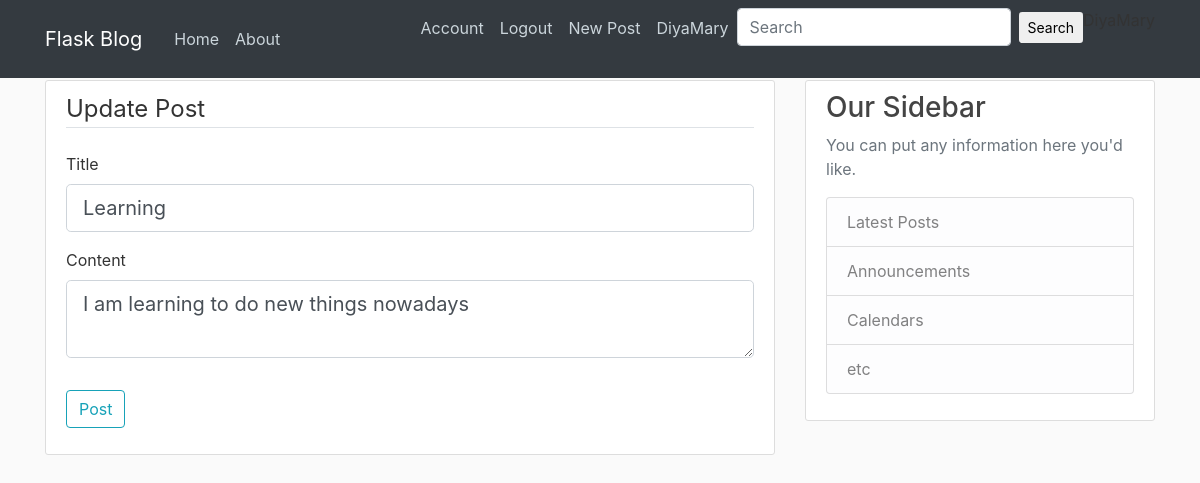
The page /post/6/update (signed in) on the database as committed earlier.
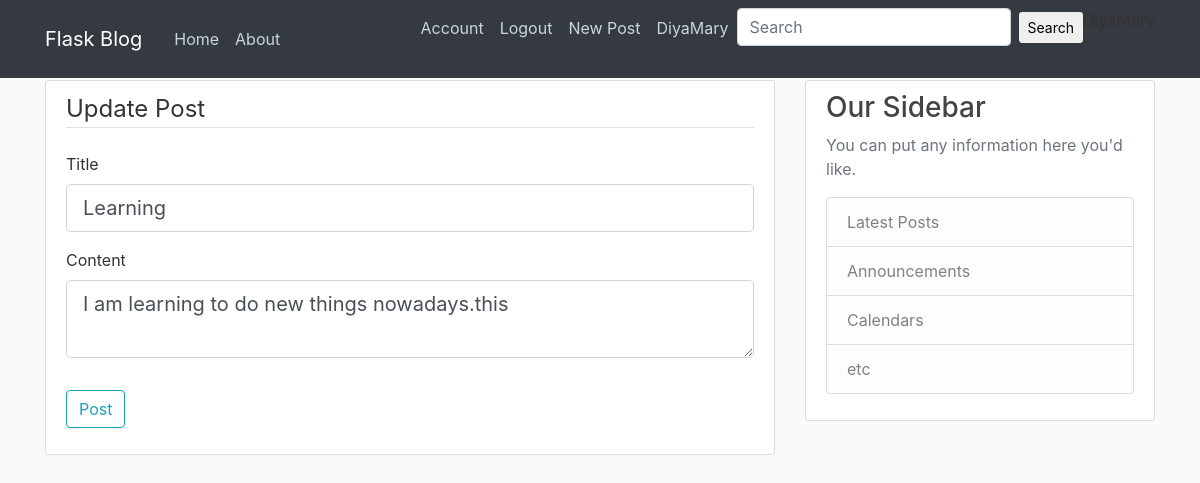
The same page on the database as committed later.
### flaskblog/models.py (models this page shows, shortened)
class Post(db.Model):
    id = db.Column(db.Integer, primary_key=True)
    title = db.Column(db.String(100), nullable=False)
    date_posted = db.Column(db.DateTime, nullable=False, default=datetime.utcnow)
    content = db.Column(db.Text, nullable=False)
    user_id = db.Column(db.Integer, db.ForeignKey('user.id'), nullable=False)

### flaskblog/routes.py (the view, shortened to what this page needs)
@app.route('/post/<int:post_id>/update',methods=['GET','POST'])
@login_required
def update_post(post_id):
    post = Post.query.get_or_404(post_id)
    if current_user != post.author:
        abort(403)
    form = PostForm()
    form.title.data = post.title
    form.content.data = post.content
    return render_template('create_post.html', title="Update Post",
                           form=form, legend='Update Post')

### flaskblog/forms.py
class PostForm(FlaskForm):
    title = StringField('Title', validators=[DataRequired()])
    content = TextAreaField('Content', validators=[DataRequired()])
    submit = SubmitField('Post')

### flaskblog/models.py (called while the page is built)
@login_manager.user_loader
def load_user(user_id):
    return User.query.get(int(user_id))

### flaskblog/templates/create_post.html (shortened to what this page needs)
{% extends "layout.html" %}
{% block content%}
<div class="content-section">
    <form action="" method="POST" >
        <fieldset class="form-group">
            <legend class="border-bottom mb-4">{{ legend }} </legend>
            <div class="form-group">
                {{form.title.label(class="form-control-label")}}
                {% if form.title.errors %}
                    {{form.title(class="form-control form-control-lg is-invalid")}}
                    <div class="invalid-feedback">
                        {% for error in form.title.errors %}
                            <span>{{ error }}</span>
                        {% endfor %}
                    </div>
                {% else %}
                    {{form.title(class="form-control form-control-lg")}}
                {% endif %}
            </div>
            <div class="form-group">
                {{form.content.label(class="form-control-label")}}
                {% if form.content.errors %}
                    {{form.content(class="form-control form-control-lg is-invalid")}}
                    <div class="invalid-feedback">
                        {% for error in form.content.errors %}
                            <span>{{ error }}</span>
                        {% endfor %}
                    </div>
                {% else %}
                    {{form.content(class="form-control form-control-lg")}}
                {% endif %}
            </div>
        </fieldset>
        <div class="form-group">
            {{form.submit(class="btn btn-outline-info")}}
        </div>
    </form>
</div>
{% endblock content %}

Rows that differ between the two databases and show on the page:
changed Post "Learning": content "I am learning to do new things nowadays" → "I am learning to do new things nowadays.this"
